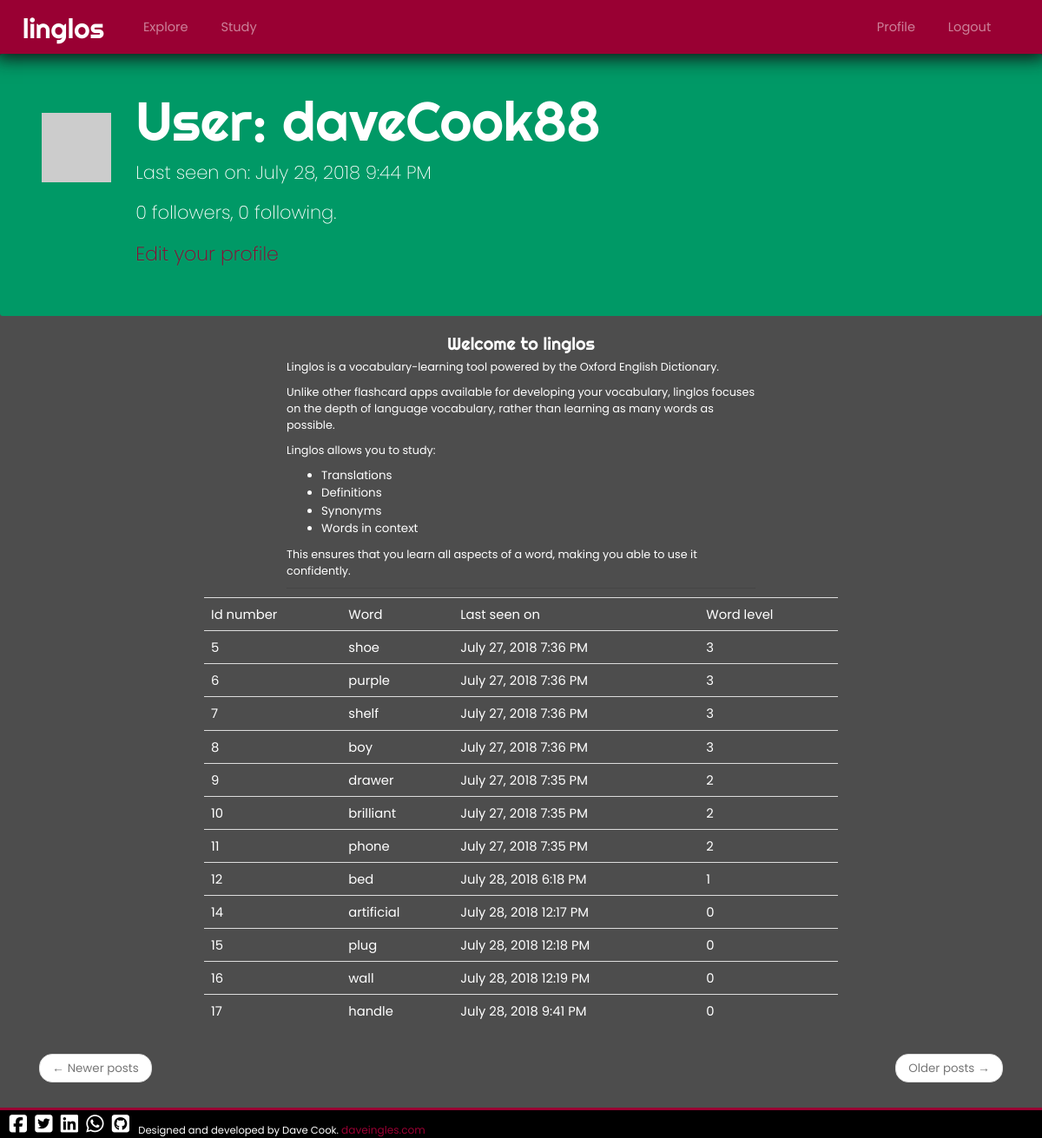
/user/daveCook88 (signed in), run on an earlier commit of the app's database.
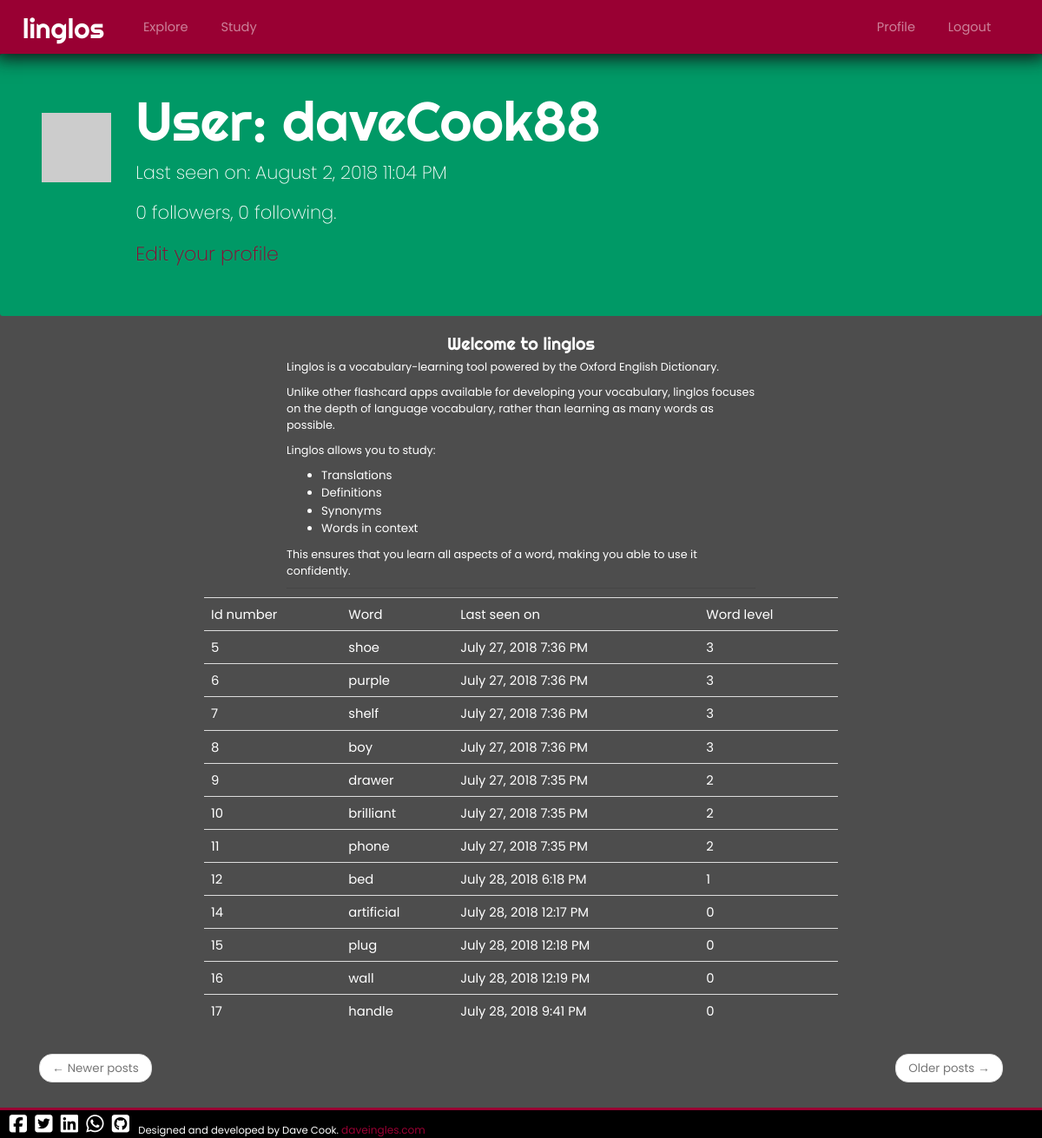
And on a later commit of the database.
### app/models.py (models this page shows, shortened)
class User(UserMixin, db.Model):
	id = db.Column(db.Integer, primary_key=True)
	username = db.Column(db.String(64), index=True, unique=True)
	email = db.Column(db.String(120), index=True, unique=True)
	password_hash = db.Column(db.String(128))
	posts = db.relationship('Post', backref='author', lazy='dynamic')
	about_me = db.Column(db.String(140))
	last_seen = db.Column(db.DateTime, default=datetime.utcnow)
	followed = db.relationship(
		'User', secondary=followers,
		primaryjoin=(followers.c.follower_id == id),
		secondaryjoin=(followers.c.followed_id == id),
		backref=db.backref('followers', lazy='dynamic'), lazy='dynamic'
	)
	points = db.Column(db.Integer)
	native_language = db.Column(db.String(2))
	target_language = db.Column(db.String(2))
	calls_this_month = db.Column(db.Integer, default=0)
	max_calls_per_month = db.Column(db.Integer, default=50)
	last_call = db.Column(db.DateTime)
	studied_this_session = []
	def get_wordlist(self):
		l = (db.session.query(
			Word.id,Word.body,UserWordList.last_seen,UserWordList.level)
			.join(UserWordList, Word.id == UserWordList.word_id)
			.filter(UserWordList.user_id == self.id))
		return l
	def avatar(self,size):
		digest = md5(self.email.lower().encode('utf-8')).hexdigest()
		return 'https://www.gravatar.com/avatar/{}?d=identicon&s={}'.format(digest, size)

### app/routes.py (the view)
@app.route('/user/<username>')
@login_required
def user(username):
	user = User.query.filter_by(username=username).first_or_404()
	page = request.args.get('page',1,type=int)
	posts = current_user.get_wordlist().all()
	return render_template('user.html', user=user, posts=posts)

### app/models.py (called while the page is built)
@login.user_loader
def load_user(id):
	return User.query.get(int(id))

### app/routes.py (called while the page is built)
@app.before_request
def before_request():
	if current_user.is_authenticated:
		current_user.last_seen = datetime.utcnow()
		db.session.commit()

### app/templates/user.html (shortened to what this page needs)
{% extends "base.html" %} {% block styles %} {{super()}}
<link rel="stylesheet" href="{{ url_for('static', filename='user.css') }}"> {% endblock %} {% block app_content %}
<div class="jumbotron">
	<table>
		<tr valign="top">
			<td><img src="{{ user.avatar(128) }}"></td>
			<td>
				<h1>User: {{ user.username }}</h1>  {% if user.last_seen %}
				<p>Last seen on: {{ moment(user.last_seen).format('LLL') }}</p>{% endif %}
				<p>{{ user.followers.count() }} followers, {{ user.followed.count() }} following.</p>
				{% if user == current_user %}
				<p><a href="{{ url_for('edit_profile') }}">Edit your profile</a></p>
				{% elif not current_user.is_following(user) %}
				<p><a href="{{ url_for('follow', username=user.username) }}">Follow</a></p>
				{% else %}
				<p><a href="{{ url_for('unfollow', username=user.username) }}">Unfollow</a></p>
				{% endif %}
			</td>
		</tr>
	</table>
</div>
<div class="container">
	<div class="row">
		<div class="col-sm-1 col-md-3"></div>
		<div class="col-sm-10 col-md-6 welcome">
			<h2 class="text-center">Welcome to linglos</h2>
			<p>Linglos is a vocabulary-learning tool powered by the Oxford English Dictionary.</p>
			<p>Unlike other flashcard apps available for developing your vocabulary, linglos focuses on the depth of language vocabulary, rather than learning as many words as possible.</p>
			<p>Linglos allows you to study:</p>
			<ul>
				<li>Translations</li>
				<li>Definitions</li>
				<li>Synonyms</li>
				<li>Words in context</li>
			</ul>
			<p>This ensures that you learn all aspects of a word, making you able to use it confidently.</p>
			<hr>
		</div>
		<div class="col-sm-1 col-md-3"></div>
	</div>
	<div class="row">
		<div class="col-sm-1 col-md-2"></div>
		<div class="col-sm-10 col-md-8">
			<table class="table table-hover">
				<tr valign="top" class="top-row">
					<td>
						Id number
					</td>
					<td>
						Word
					</td>
					<td>
						Last seen on
					</td>
					<td>
						Word level
					</td>
				</tr>
				{% for post in posts %} {% include '_post.html' %} {% endfor %}
			</table>
		</div>
		<div class="col-sm-1 col-md-2"></div>
	</div>
	<nav aria-label="...">
		<ul class="pager">
			<li class="previous{% if not prev_url %} disabled{% endif %}">
				<a href="{{ prev_url or '#' }}">
									<span aria-hidden="true">&larr;</span> Newer posts
							</a>
			</li>
			<li class="next{% if not next_url %} disabled{% endif %}">
				<a href="{{ next_url or '#' }}">
									Older posts <span aria-hidden="true">&rarr;</span>
							</a>
			</li>
		</ul>
	</nav>
</div>
</div>
{% endblock %}

What changed in the data, as far as the page shows it:
changed User "daveCook88": last_seen "July 28, 2018 9:44 PM" → "August 2, 2018 11:04 PM"
